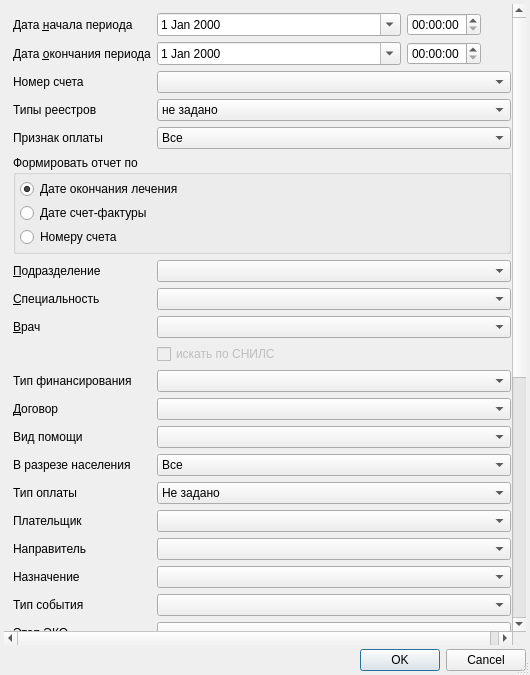
<?xml version="1.0" encoding="UTF-8"?>
<ui version="4.0">
 <class>EconomicAnalisysSetupDialogEx</class>
 <widget class="QDialog" name="EconomicAnalisysSetupDialogEx">
  <property name="windowModality">
   <enum>Qt::ApplicationModal</enum>
  </property>
  <property name="geometry">
   <rect>
    <x>0</x>
    <y>0</y>
    <width>530</width>
    <height>675</height>
   </rect>
  </property>
  <property name="sizePolicy">
   <sizepolicy hsizetype="Preferred" vsizetype="Preferred">
    <horstretch>0</horstretch>
    <verstretch>0</verstretch>
   </sizepolicy>
  </property>
  <property name="minimumSize">
   <size>
    <width>475</width>
    <height>675</height>
   </size>
  </property>
  <property name="windowTitle">
   <string>параметры отчёта</string>
  </property>
  <property name="sizeGripEnabled">
   <bool>true</bool>
  </property>
  <layout class="QGridLayout" name="gridLayout">
   <property name="leftMargin">
    <number>4</number>
   </property>
   <property name="topMargin">
    <number>4</number>
   </property>
   <property name="rightMargin">
    <number>4</number>
   </property>
   <property name="bottomMargin">
    <number>4</number>
   </property>
   <property name="spacing">
    <number>4</number>
   </property>
   <item row="33" column="2" colspan="2">
    <widget class="QDialogButtonBox" name="buttonBox">
     <property name="orientation">
      <enum>Qt::Horizontal</enum>
     </property>
     <property name="standardButtons">
      <set>QDialogButtonBox::Cancel|QDialogButtonBox::Ok</set>
     </property>
    </widget>
   </item>
   <item row="19" column="0" rowspan="7" colspan="4">
    <widget class="QScrollArea" name="scrollArea">
     <property name="sizePolicy">
      <sizepolicy hsizetype="Expanding" vsizetype="Expanding">
       <horstretch>0</horstretch>
       <verstretch>0</verstretch>
      </sizepolicy>
     </property>
     <property name="minimumSize">
      <size>
       <width>0</width>
       <height>0</height>
      </size>
     </property>
     <property name="frameShape">
      <enum>QFrame::NoFrame</enum>
     </property>
     <property name="frameShadow">
      <enum>QFrame::Sunken</enum>
     </property>
     <property name="lineWidth">
      <number>0</number>
     </property>
     <property name="widgetResizable">
      <bool>true</bool>
     </property>
     <widget class="QWidget" name="scrollAreaWidgetContents">
      <property name="geometry">
       <rect>
        <x>0</x>
        <y>-91</y>
        <width>505</width>
        <height>960</height>
       </rect>
      </property>
      <layout class="QGridLayout" name="gridLayout_4">
       <item row="18" column="0">
        <widget class="QLabel" name="lblEventType">
         <property name="text">
          <string>Тип события</string>
         </property>
         <property name="buddy">
          <cstring>cmbEventType</cstring>
         </property>
        </widget>
       </item>
       <item row="11" column="0">
        <widget class="QLabel" name="lblContract">
         <property name="text">
          <string>&amp;Договор</string>
         </property>
         <property name="buddy">
          <cstring>cmbOrgStructure</cstring>
         </property>
        </widget>
       </item>
       <item row="15" column="0">
        <widget class="QLabel" name="lblPayer">
         <property name="text">
          <string>Плательщик</string>
         </property>
         <property name="buddy">
          <cstring>cmbPayer</cstring>
         </property>
        </widget>
       </item>
       <item row="1" column="0">
        <widget class="QLabel" name="lblEndDate">
         <property name="text">
          <string>Дата &amp;окончания периода</string>
         </property>
         <property name="buddy">
          <cstring>edtEndDate</cstring>
         </property>
        </widget>
       </item>
       <item row="0" column="5">
        <spacer>
         <property name="orientation">
          <enum>Qt::Horizontal</enum>
         </property>
         <property name="sizeHint" stdset="0">
          <size>
           <width>101</width>
           <height>20</height>
          </size>
         </property>
        </spacer>
       </item>
       <item row="19" column="0">
        <widget class="QLabel" name="lblStepECO">
         <property name="text">
          <string>Этап ЭКО</string>
         </property>
        </widget>
       </item>
       <item row="17" column="0">
        <widget class="QLabel" name="lblPurpose">
         <property name="text">
          <string>Назначение</string>
         </property>
         <property name="buddy">
          <cstring>cmbPurpose</cstring>
         </property>
        </widget>
       </item>
       <item row="3" column="1" colspan="5">
        <widget class="QComboBox" name="cmbAccountType">
         <item>
          <property name="text">
           <string>не задано</string>
          </property>
         </item>
         <item>
          <property name="text">
           <string>Только Основные</string>
          </property>
         </item>
         <item>
          <property name="text">
           <string>Основные + Дополнительные</string>
          </property>
         </item>
         <item>
          <property name="text">
           <string>Только Повторные</string>
          </property>
         </item>
        </widget>
       </item>
       <item row="1" column="3" colspan="2">
        <widget class="QTimeEdit" name="edtEndTime"/>
       </item>
       <item row="1" column="5">
        <spacer>
         <property name="orientation">
          <enum>Qt::Horizontal</enum>
         </property>
         <property name="sizeHint" stdset="0">
          <size>
           <width>101</width>
           <height>20</height>
          </size>
         </property>
        </spacer>
       </item>
       <item row="2" column="0">
        <widget class="QLabel" name="lblNoscheta">
         <property name="text">
          <string>Номер счета</string>
         </property>
         <property name="buddy">
          <cstring>cmbNoscheta</cstring>
         </property>
        </widget>
       </item>
       <item row="14" column="0">
        <widget class="QLabel" name="lbltypePay">
         <property name="text">
          <string>Тип оплаты</string>
         </property>
        </widget>
       </item>
       <item row="3" column="0">
        <widget class="QLabel" name="lblAccountType">
         <property name="text">
          <string>Типы реестров</string>
         </property>
         <property name="buddy">
          <cstring>cmbAccountType</cstring>
         </property>
        </widget>
       </item>
       <item row="4" column="0">
        <widget class="QLabel" name="lblScheta">
         <property name="text">
          <string>Признак оплаты</string>
         </property>
         <property name="buddy">
          <cstring>cmbScheta</cstring>
         </property>
        </widget>
       </item>
       <item row="13" column="0">
        <widget class="QLabel" name="lblRazrNas">
         <property name="text">
          <string>В разрезе населения</string>
         </property>
         <property name="buddy">
          <cstring>cmbRazrNas</cstring>
         </property>
        </widget>
       </item>
       <item row="7" column="0">
        <widget class="QLabel" name="lblSpeciality">
         <property name="text">
          <string>&amp;Специальность</string>
         </property>
         <property name="buddy">
          <cstring>cmbSpeciality</cstring>
         </property>
        </widget>
       </item>
       <item row="22" column="0">
        <widget class="QCheckBox" name="iswomencheckedage">
         <property name="text">
          <string>Женщины</string>
         </property>
        </widget>
       </item>
       <item row="8" column="0">
        <widget class="QLabel" name="lblPerson">
         <property name="text">
          <string>&amp;Врач</string>
         </property>
         <property name="buddy">
          <cstring>cmbPerson</cstring>
         </property>
        </widget>
       </item>
       <item row="11" column="1" colspan="5">
        <widget class="CARMSIndependentContractTreeFindComboBox" name="cmbContract"/>
       </item>
       <item row="14" column="1" colspan="5">
        <widget class="QComboBox" name="cmbtypePay">
         <item>
          <property name="text">
           <string>Не задано</string>
          </property>
         </item>
         <item>
          <property name="text">
           <string>Наличная оплата</string>
          </property>
         </item>
         <item>
          <property name="text">
           <string>Электронная оплата</string>
          </property>
         </item>
         <item>
          <property name="text">
           <string>Не учитывать факт оплаты</string>
          </property>
         </item>
        </widget>
       </item>
       <item row="19" column="1" colspan="5">
        <widget class="QComboBox" name="cmbStepECO"/>
       </item>
       <item row="6" column="1" colspan="5">
        <widget class="COrgStructureComboBox" name="cmbOrgStructure"/>
       </item>
       <item row="22" column="1" colspan="5">
        <widget class="QWidget" name="widget" native="true">
         <property name="minimumSize">
          <size>
           <width>0</width>
           <height>20</height>
          </size>
         </property>
         <layout class="QHBoxLayout" name="horizontalLayout_2">
          <property name="spacing">
           <number>9</number>
          </property>
          <property name="leftMargin">
           <number>0</number>
          </property>
          <property name="topMargin">
           <number>0</number>
          </property>
          <property name="rightMargin">
           <number>0</number>
          </property>
          <property name="bottomMargin">
           <number>0</number>
          </property>
          <item>
           <widget class="QLabel" name="label_2">
            <property name="text">
             <string>с</string>
            </property>
           </widget>
          </item>
          <item>
           <widget class="QSpinBox" name="spnWomanAgeBeg">
            <property name="minimumSize">
             <size>
              <width>50</width>
              <height>0</height>
             </size>
            </property>
            <property name="maximumSize">
             <size>
              <width>50</width>
              <height>16777215</height>
             </size>
            </property>
           </widget>
          </item>
          <item>
           <widget class="QComboBox" name="cmbWomenBegAgeUnit">
            <property name="sizePolicy">
             <sizepolicy hsizetype="Maximum" vsizetype="Fixed">
              <horstretch>0</horstretch>
              <verstretch>0</verstretch>
             </sizepolicy>
            </property>
            <item>
             <property name="text">
              <string/>
             </property>
            </item>
            <item>
             <property name="text">
              <string>Д</string>
             </property>
            </item>
            <item>
             <property name="text">
              <string>Н</string>
             </property>
            </item>
            <item>
             <property name="text">
              <string>М</string>
             </property>
            </item>
            <item>
             <property name="text">
              <string>Г</string>
             </property>
            </item>
           </widget>
          </item>
          <item>
           <widget class="QLabel" name="lblAge2_2">
            <property name="styleSheet">
             <string notr="true"/>
            </property>
            <property name="text">
             <string>по</string>
            </property>
            <property name="alignment">
             <set>Qt::AlignCenter</set>
            </property>
           </widget>
          </item>
          <item>
           <widget class="QSpinBox" name="spnWomanAgeEnd">
            <property name="minimumSize">
             <size>
              <width>50</width>
              <height>0</height>
             </size>
            </property>
            <property name="maximumSize">
             <size>
              <width>50</width>
              <height>16777215</height>
             </size>
            </property>
            <property name="maximum">
             <number>150</number>
            </property>
            <property name="value">
             <number>150</number>
            </property>
           </widget>
          </item>
          <item>
           <widget class="QComboBox" name="cmbWomenEndAgeUnit">
            <property name="sizePolicy">
             <sizepolicy hsizetype="Maximum" vsizetype="Fixed">
              <horstretch>0</horstretch>
              <verstretch>0</verstretch>
             </sizepolicy>
            </property>
            <item>
             <property name="text">
              <string/>
             </property>
            </item>
            <item>
             <property name="text">
              <string>Д</string>
             </property>
            </item>
            <item>
             <property name="text">
              <string>Н</string>
             </property>
            </item>
            <item>
             <property name="text">
              <string>М</string>
             </property>
            </item>
            <item>
             <property name="text">
              <string>Г</string>
             </property>
            </item>
           </widget>
          </item>
          <item>
           <spacer name="horizontalSpacer_3">
            <property name="orientation">
             <enum>Qt::Horizontal</enum>
            </property>
            <property name="sizeHint" stdset="0">
             <size>
              <width>40</width>
              <height>20</height>
             </size>
            </property>
           </spacer>
          </item>
         </layout>
        </widget>
       </item>
       <item row="21" column="1" colspan="5">
        <widget class="QWidget" name="ageHolder" native="true">
         <property name="sizePolicy">
          <sizepolicy hsizetype="Preferred" vsizetype="Preferred">
           <horstretch>0</horstretch>
           <verstretch>0</verstretch>
          </sizepolicy>
         </property>
         <property name="minimumSize">
          <size>
           <width>0</width>
           <height>20</height>
          </size>
         </property>
         <layout class="QHBoxLayout" name="horizontalLayout">
          <property name="spacing">
           <number>9</number>
          </property>
          <property name="leftMargin">
           <number>0</number>
          </property>
          <property name="topMargin">
           <number>0</number>
          </property>
          <property name="rightMargin">
           <number>0</number>
          </property>
          <property name="bottomMargin">
           <number>0</number>
          </property>
          <item>
           <widget class="QLabel" name="label">
            <property name="text">
             <string>с</string>
            </property>
           </widget>
          </item>
          <item>
           <widget class="QSpinBox" name="spnManAgeBeg">
            <property name="minimumSize">
             <size>
              <width>50</width>
              <height>0</height>
             </size>
            </property>
            <property name="maximumSize">
             <size>
              <width>50</width>
              <height>16777215</height>
             </size>
            </property>
           </widget>
          </item>
          <item>
           <widget class="QComboBox" name="cmbMenBegAgeUnit">
            <property name="sizePolicy">
             <sizepolicy hsizetype="Maximum" vsizetype="Fixed">
              <horstretch>0</horstretch>
              <verstretch>0</verstretch>
             </sizepolicy>
            </property>
            <item>
             <property name="text">
              <string/>
             </property>
            </item>
            <item>
             <property name="text">
              <string>Д</string>
             </property>
            </item>
            <item>
             <property name="text">
              <string>Н</string>
             </property>
            </item>
            <item>
             <property name="text">
              <string>М</string>
             </property>
            </item>
            <item>
             <property name="text">
              <string>Г</string>
             </property>
            </item>
           </widget>
          </item>
          <item>
           <widget class="QLabel" name="lblAge2">
            <property name="styleSheet">
             <string notr="true"/>
            </property>
            <property name="text">
             <string>по</string>
            </property>
            <property name="alignment">
             <set>Qt::AlignCenter</set>
            </property>
           </widget>
          </item>
          <item>
           <widget class="QSpinBox" name="spnManAgeEnd">
            <property name="minimumSize">
             <size>
              <width>50</width>
              <height>0</height>
             </size>
            </property>
            <property name="maximumSize">
             <size>
              <width>50</width>
              <height>16777215</height>
             </size>
            </property>
            <property name="maximum">
             <number>150</number>
            </property>
            <property name="value">
             <number>150</number>
            </property>
           </widget>
          </item>
          <item>
           <widget class="QComboBox" name="cmbMenEndAgeUnit">
            <property name="sizePolicy">
             <sizepolicy hsizetype="Maximum" vsizetype="Fixed">
              <horstretch>0</horstretch>
              <verstretch>0</verstretch>
             </sizepolicy>
            </property>
            <item>
             <property name="text">
              <string/>
             </property>
            </item>
            <item>
             <property name="text">
              <string>Д</string>
             </property>
            </item>
            <item>
             <property name="text">
              <string>Н</string>
             </property>
            </item>
            <item>
             <property name="text">
              <string>М</string>
             </property>
            </item>
            <item>
             <property name="text">
              <string>Г</string>
             </property>
            </item>
           </widget>
          </item>
          <item>
           <spacer name="horizontalSpacer_2">
            <property name="orientation">
             <enum>Qt::Horizontal</enum>
            </property>
            <property name="sizeHint" stdset="0">
             <size>
              <width>40</width>
              <height>20</height>
             </size>
            </property>
           </spacer>
          </item>
         </layout>
        </widget>
       </item>
       <item row="5" column="0" colspan="6">
        <widget class="QGroupBox" name="grpdatetype">
         <property name="sizePolicy">
          <sizepolicy hsizetype="Preferred" vsizetype="Fixed">
           <horstretch>0</horstretch>
           <verstretch>0</verstretch>
          </sizepolicy>
         </property>
         <property name="title">
          <string>Формировать отчет по</string>
         </property>
         <property name="flat">
          <bool>false</bool>
         </property>
         <layout class="QVBoxLayout" name="verticalLayout">
          <property name="spacing">
           <number>4</number>
          </property>
          <property name="leftMargin">
           <number>4</number>
          </property>
          <property name="topMargin">
           <number>4</number>
          </property>
          <property name="rightMargin">
           <number>4</number>
          </property>
          <property name="bottomMargin">
           <number>4</number>
          </property>
          <item>
           <widget class="QRadioButton" name="rbDatalech">
            <property name="text">
             <string>Дате окончания лечения</string>
            </property>
            <property name="checked">
             <bool>true</bool>
            </property>
           </widget>
          </item>
          <item>
           <widget class="QRadioButton" name="rbSchetf">
            <property name="text">
             <string>Дате счет-фактуры</string>
            </property>
           </widget>
          </item>
          <item>
           <widget class="QRadioButton" name="rbNomer">
            <property name="text">
             <string>Номеру счета</string>
            </property>
           </widget>
          </item>
         </layout>
         <zorder>rbNomer</zorder>
         <zorder>rbDatalech</zorder>
         <zorder>rbSchetf</zorder>
        </widget>
       </item>
       <item row="29" column="1" colspan="5">
        <widget class="QWidget" name="widget_2" native="true">
         <property name="minimumSize">
          <size>
           <width>0</width>
           <height>20</height>
          </size>
         </property>
         <layout class="QHBoxLayout" name="horizontalLayout_3">
          <property name="spacing">
           <number>9</number>
          </property>
          <property name="leftMargin">
           <number>0</number>
          </property>
          <property name="topMargin">
           <number>0</number>
          </property>
          <property name="rightMargin">
           <number>0</number>
          </property>
          <property name="bottomMargin">
           <number>0</number>
          </property>
          <item>
           <widget class="QLineEdit" name="edtMKBFrom">
            <property name="enabled">
             <bool>false</bool>
            </property>
            <property name="maximumSize">
             <size>
              <width>90</width>
              <height>16777215</height>
             </size>
            </property>
            <property name="inputMask">
             <string>&gt;A&lt;00.00</string>
            </property>
            <property name="text">
             <string>A00.00</string>
            </property>
           </widget>
          </item>
          <item>
           <widget class="QLineEdit" name="edtMKBTo">
            <property name="enabled">
             <bool>false</bool>
            </property>
            <property name="maximumSize">
             <size>
              <width>90</width>
              <height>16777215</height>
             </size>
            </property>
            <property name="inputMask">
             <string>&gt;A&lt;00.00</string>
            </property>
            <property name="text">
             <string>Z99.99</string>
            </property>
           </widget>
          </item>
          <item>
           <spacer name="horizontalSpacer">
            <property name="orientation">
             <enum>Qt::Horizontal</enum>
            </property>
            <property name="sizeHint" stdset="0">
             <size>
              <width>151</width>
              <height>17</height>
             </size>
            </property>
           </spacer>
          </item>
         </layout>
        </widget>
       </item>
       <item row="0" column="3" colspan="2">
        <widget class="QTimeEdit" name="edtBegTime"/>
       </item>
       <item row="21" column="0">
        <widget class="QCheckBox" name="ismancheckedage">
         <property name="text">
          <string>Мужчины</string>
         </property>
        </widget>
       </item>
       <item row="2" column="1" colspan="5">
        <widget class="CAccountComboBox" name="cmbNoscheta"/>
       </item>
       <item row="38" column="1">
        <spacer name="verticalSpacer">
         <property name="orientation">
          <enum>Qt::Vertical</enum>
         </property>
         <property name="sizeHint" stdset="0">
          <size>
           <width>20</width>
           <height>40</height>
          </size>
         </property>
        </spacer>
       </item>
       <item row="4" column="1" colspan="5">
        <widget class="QComboBox" name="cmbScheta">
         <item>
          <property name="text">
           <string>Все</string>
          </property>
         </item>
         <item>
          <property name="text">
           <string>Представленные к оплате</string>
          </property>
         </item>
         <item>
          <property name="text">
           <string>Подлежащие к оплате</string>
          </property>
         </item>
         <item>
          <property name="text">
           <string>Возвращенные из СМО</string>
          </property>
         </item>
        </widget>
       </item>
       <item row="37" column="1">
        <widget class="QCheckBox" name="chkHideNullStrOM">
         <property name="minimumSize">
          <size>
           <width>0</width>
           <height>0</height>
          </size>
         </property>
         <property name="text">
          <string>&amp;Выводить только заполненные строки</string>
         </property>
        </widget>
       </item>
       <item row="10" column="0">
        <widget class="QLabel" name="lblFinance">
         <property name="text">
          <string>Тип финансирования</string>
         </property>
        </widget>
       </item>
       <item row="7" column="1" colspan="5">
        <widget class="CRBComboBox" name="cmbSpeciality">
         <property name="whatsThis">
          <string>&lt;html&gt;&lt;head&gt;&lt;meta name=&quot;qrichtext&quot; content=&quot;1&quot; /&gt;&lt;style type=&quot;text/css&quot;&gt;
p, li { white-space: pre-wrap; }
&lt;/style&gt;&lt;/head&gt;&lt;body style=&quot; font-family:'MS Shell Dlg 2'; font-size:8.25pt; font-weight:400; font-style:normal;&quot;&gt;
&lt;p style=&quot;-qt-paragraph-type:empty; margin-top:0px; margin-bottom:0px; margin-left:0px; margin-right:0px; -qt-block-indent:0; text-indent:0px;&quot;&gt;&lt;/p&gt;&lt;/body&gt;&lt;/html&gt;</string>
         </property>
        </widget>
       </item>
       <item row="28" column="1" colspan="4">
        <widget class="QLineEdit" name="edtFilterClientId">
         <property name="sizePolicy">
          <sizepolicy hsizetype="Preferred" vsizetype="Fixed">
           <horstretch>0</horstretch>
           <verstretch>0</verstretch>
          </sizepolicy>
         </property>
        </widget>
       </item>
       <item row="6" column="0">
        <widget class="QLabel" name="lblOrgStructure">
         <property name="text">
          <string>&amp;Подразделение</string>
         </property>
         <property name="buddy">
          <cstring>cmbOrgStructure</cstring>
         </property>
        </widget>
       </item>
       <item row="18" column="1" colspan="5">
        <widget class="CRBMultivalueComboBox" name="cmbEventType"/>
       </item>
       <item row="30" column="1" colspan="5">
        <widget class="QCheckBox" name="cbPrice">
         <property name="text">
          <string>Не учитывать услуги с нулевой ценой</string>
         </property>
        </widget>
       </item>
       <item row="17" column="1" colspan="5">
        <widget class="CRBComboBox" name="cmbPurpose"/>
       </item>
       <item row="10" column="1" colspan="5">
        <widget class="CRBComboBox" name="cmbFinance"/>
       </item>
       <item row="13" column="1" colspan="5">
        <widget class="QComboBox" name="cmbRazrNas">
         <item>
          <property name="text">
           <string>Все</string>
          </property>
         </item>
         <item>
          <property name="text">
           <string>Краевые</string>
          </property>
         </item>
         <item>
          <property name="text">
           <string>Инокраевые</string>
          </property>
         </item>
        </widget>
       </item>
       <item row="15" column="1" colspan="5">
        <widget class="COrgIsPayer23ComboBox" name="cmbPayer"/>
       </item>
       <item row="12" column="1" colspan="5">
        <widget class="CRBComboBox" name="cmbVidPom"/>
       </item>
       <item row="31" column="1" colspan="5">
        <widget class="QCheckBox" name="cbOnlyNotExposed">
         <property name="text">
          <string>Только невыставленные счета</string>
         </property>
        </widget>
       </item>
       <item row="9" column="1" colspan="5">
        <widget class="QCheckBox" name="chkPersonBySnils">
         <property name="enabled">
          <bool>false</bool>
         </property>
         <property name="text">
          <string>искать по СНИЛС</string>
         </property>
        </widget>
       </item>
       <item row="32" column="1" colspan="5">
        <widget class="QCheckBox" name="cbusl">
         <property name="text">
          <string>вывод услуг</string>
         </property>
        </widget>
       </item>
       <item row="34" column="1" colspan="5">
        <widget class="QCheckBox" name="chkPrintAccNumber">
         <property name="text">
          <string>&amp;Вывод номера счета</string>
         </property>
        </widget>
       </item>
       <item row="8" column="1" colspan="5">
        <widget class="CPersonComboBoxEx" name="cmbPerson"/>
       </item>
       <item row="35" column="1" colspan="5">
        <widget class="QCheckBox" name="cbCashPayments">
         <property name="text">
          <string>Оплата по кассовому аппарату</string>
         </property>
        </widget>
       </item>
       <item row="36" column="1" colspan="5">
        <widget class="QCheckBox" name="chkMedicalTypeTotals">
         <property name="text">
          <string>С разбивкой по видам медицинской помощи</string>
         </property>
        </widget>
       </item>
       <item row="28" column="5">
        <widget class="QToolButton" name="btnFindClientInfo">
         <property name="text">
          <string>...</string>
         </property>
        </widget>
       </item>
       <item row="25" column="0">
        <widget class="QLabel" name="lblProfileBed">
         <property name="text">
          <string>Профиль</string>
         </property>
        </widget>
       </item>
       <item row="26" column="1" colspan="5">
        <widget class="QComboBox" name="cmbDetailTo"/>
       </item>
       <item row="33" column="1" colspan="5">
        <widget class="QCheckBox" name="chkDetail">
         <property name="text">
          <string>&amp;Детализировать по плательщикам</string>
         </property>
        </widget>
       </item>
       <item row="25" column="1" colspan="5">
        <widget class="CRBComboBox" name="cmbProfileBed"/>
       </item>
       <item row="0" column="1" colspan="2">
        <widget class="CDateEdit" name="edtBegDate">
         <property name="calendarPopup">
          <bool>true</bool>
         </property>
        </widget>
       </item>
       <item row="1" column="1" colspan="2">
        <widget class="CDateEdit" name="edtEndDate">
         <property name="calendarPopup">
          <bool>true</bool>
         </property>
        </widget>
       </item>
       <item row="26" column="0">
        <widget class="QLabel" name="lblDetailTo">
         <property name="text">
          <string>Детализировать по</string>
         </property>
        </widget>
       </item>
       <item row="28" column="0">
        <widget class="QLabel" name="lblClient">
         <property name="text">
          <string>Пациент</string>
         </property>
        </widget>
       </item>
       <item row="27" column="1" colspan="5">
        <widget class="QCheckBox" name="chkGroupByPersonSnils">
         <property name="text">
          <string>Группировать по СНИЛС</string>
         </property>
        </widget>
       </item>
       <item row="29" column="0">
        <widget class="QCheckBox" name="chkMKBFilter">
         <property name="text">
          <string>Диапазон диагнозов</string>
         </property>
        </widget>
       </item>
       <item row="12" column="0">
        <widget class="QLabel" name="lblVidPom">
         <property name="text">
          <string>Вид помощи</string>
         </property>
         <property name="buddy">
          <cstring>cmbVidPom</cstring>
         </property>
        </widget>
       </item>
       <item row="0" column="0">
        <widget class="QLabel" name="lblBegDate">
         <property name="text">
          <string>Дата &amp;начала периода</string>
         </property>
         <property name="buddy">
          <cstring>edtBegDate</cstring>
         </property>
        </widget>
       </item>
       <item row="16" column="0">
        <widget class="QLabel" name="lblEventRelegateOrg">
         <property name="text">
          <string>Направитель</string>
         </property>
        </widget>
       </item>
       <item row="16" column="1" colspan="5">
        <widget class="COrgComboBoxEx" name="cmbEventRelegateOrg"/>
       </item>
      </layout>
     </widget>
    </widget>
   </item>
  </layout>
 </widget>
 <customwidgets>
  <customwidget>
   <class>CDateEdit</class>
   <extends>QDateEdit</extends>
   <header>library/DateEdit.h</header>
  </customwidget>
  <customwidget>
   <class>CRBComboBox</class>
   <extends>QComboBox</extends>
   <header>library/crbcombobox.h</header>
  </customwidget>
  <customwidget>
   <class>CPersonComboBoxEx</class>
   <extends>QComboBox</extends>
   <header>Orgs/PersonComboBoxEx.h</header>
  </customwidget>
  <customwidget>
   <class>COrgStructureComboBox</class>
   <extends>QComboBox</extends>
   <header>Orgs/OrgStructComboBoxes.h</header>
  </customwidget>
  <customwidget>
   <class>CAccountComboBox</class>
   <extends>QComboBox</extends>
   <header>Accounting/AccountComboBox.h</header>
  </customwidget>
  <customwidget>
   <class>COrgIsPayer23ComboBox</class>
   <extends>QComboBox</extends>
   <header>Orgs/OrgComboBox.h</header>
  </customwidget>
  <customwidget>
   <class>CARMSIndependentContractTreeFindComboBox</class>
   <extends>QComboBox</extends>
   <header>Orgs/ContractFindComboBox.h</header>
  </customwidget>
  <customwidget>
   <class>CRBMultivalueComboBox</class>
   <extends>QComboBox</extends>
   <header>library/MultivalueComboBox.h</header>
  </customwidget>
  <customwidget>
   <class>COrgComboBoxEx</class>
   <extends>QComboBox</extends>
   <header>Orgs/OrgComboBox.h</header>
  </customwidget>
 </customwidgets>
 <tabstops>
  <tabstop>rbDatalech</tabstop>
  <tabstop>rbSchetf</tabstop>
  <tabstop>rbNomer</tabstop>
  <tabstop>buttonBox</tabstop>
 </tabstops>
 <resources/>
 <connections>
  <connection>
   <sender>buttonBox</sender>
   <signal>accepted()</signal>
   <receiver>EconomicAnalisysSetupDialogEx</receiver>
   <slot>accept()</slot>
   <hints>
    <hint type="sourcelabel">
     <x>198</x>
     <y>370</y>
    </hint>
    <hint type="destinationlabel">
     <x>119</x>
     <y>239</y>
    </hint>
   </hints>
  </connection>
  <connection>
   <sender>buttonBox</sender>
   <signal>rejected()</signal>
   <receiver>EconomicAnalisysSetupDialogEx</receiver>
   <slot>reject()</slot>
   <hints>
    <hint type="sourcelabel">
     <x>249</x>
     <y>370</y>
    </hint>
    <hint type="destinationlabel">
     <x>316</x>
     <y>234</y>
    </hint>
   </hints>
  </connection>
  <connection>
   <sender>rbDatalech</sender>
   <signal>toggled(bool)</signal>
   <receiver>cbOnlyNotExposed</receiver>
   <slot>setVisible(bool)</slot>
   <hints>
    <hint type="sourcelabel">
     <x>210</x>
     <y>150</y>
    </hint>
    <hint type="destinationlabel">
     <x>277</x>
     <y>626</y>
    </hint>
   </hints>
  </connection>
 </connections>
</ui>
